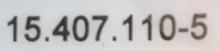
#> input picture samples/rut_1.jpg, 220 x 51 px; its folder holds only this picture in this run
$ jupyter execute --allow-errors implementation.ipynb   (shell and % lines are left out)   (older library calls are emulated)
#> lines starting #> are read from the running program, lines starting #| are printed output that depends on the picture
#> further down, image is the input picture: shape (51, 220, 3); mean R, G, B 192.1, 189.4, 189
[cell 1]

import os
import numpy as np
from matplotlib import pyplot as plt

from skimage import exposure
from skimage import io
from skimage import measure
from skimage import transform
from skimage import filters
from skimage import color

from scipy import ndimage

from module import threshold
from module import components
from module import contour
from module import box

[cell 2]
def _draw_image(image, _plt, args=dict()):
    _plt.axis('off')
    _plt.imshow(image, **args)

# [33 lines left out: functions _otsu_global, _local_treshold, concat_images, not called in this run]

[cell 3]
folder_root = 'samples'
samples = os.listdir(folder_root)
image_collections = list()

fig, axis = plt.subplots(samples.__len__(), 4, figsize=(30, 20))

#> (the rest of this cell did not finish here and is left out)

[cell 4]
# Extracting Components
#Cinthia, get()

global_image_selected = 2

#> (the rest of this cell did not finish here and is left out)

#> (a cell that did not finish here is left out)

#> (a cell that did not finish here is left out)

[cell 7]
"""
component = box_connected_components.get(7)
_contour = contour.ContourDetection(component)
new_image = np.zeros(shape=component.shape)

for coordinates in _contour.get():
    new_image[coordinates] = 1

fig, axis = plt.subplots(1, 3, figsize=(20, 3))
axis[2].imshow(component, cmap='gray')
axis[1].imshow(new_image, cmap='gray')
axis[0].imshow(global_image, cmap='gray')
"""
contour_bound =np.ones(shape=(1, 1))
#> (the rest of this cell did not finish here and is left out)

[cell 8]
#muestras

# [16 lines left out: function get_features_from_samples, not called in this run]

label, clasess = list(), dict()

for i, (root, dirs, files) in enumerate(os.walk('modelsv2')):
    if dirs:
        label = dirs
    else:
        clasess.__setitem__(
            label[i-1], get_features_from_samples(root, files)
        )

#> (the rest of this cell did not finish here and is left out)

#> (a cell that did not finish here is left out)

[cell 10]
result = list()
#> (the rest of this cell did not finish here and is left out)

#> (a cell that did not finish here is left out)

[cell 12]
conf_matrix = np.array([
    [11,0,0,0,0,0,0,0,1,0,1],
    [1,13,0,0,0,0,0,0,1,0,0],
    [0,0,11,0,0,0,0,0,0,0,0],
    [0,0,0,4,0,0,0,0,0,0,0],
    [0,0,0,0,9,0,0,0,0,0,0],
    [0,0,0,0,0,10,0,0,0,0,0],
    [0,0,0,0,0,0,7,0,0,0,0],
    [0,0,0,0,0,0,0,10,0,0,0],
    [1,0,0,0,0,0,1,0,0,0,0],
    [0,0,0,0,0,0,0,0,0,0,0],
    [0,0,0,0,0,0,0,0,0,0,0]
    ])

[cell 13]
from matplotlib import pyplot as plt

plt.matshow(conf_matrix)
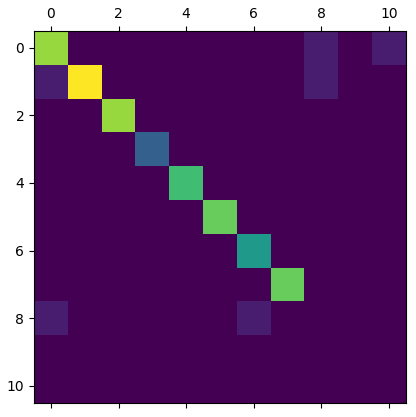
#> figure drawn by matplotlib, 1 panel
